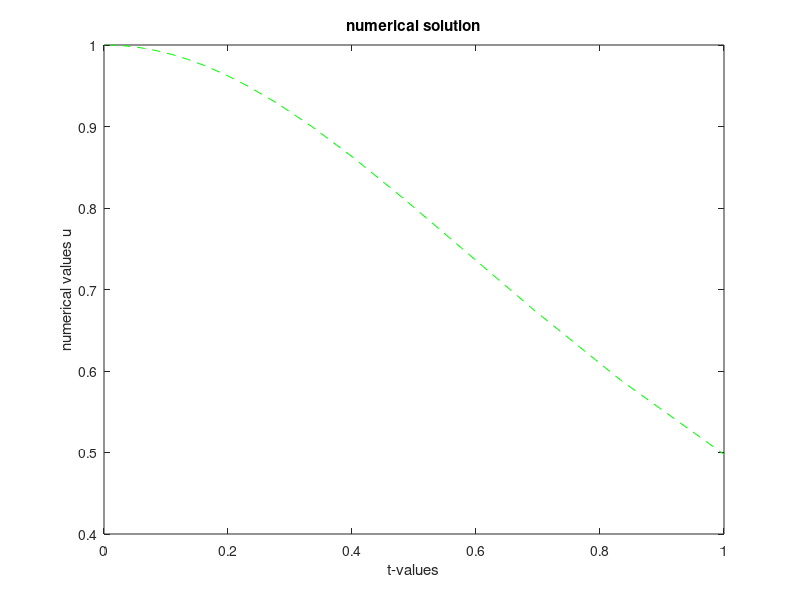
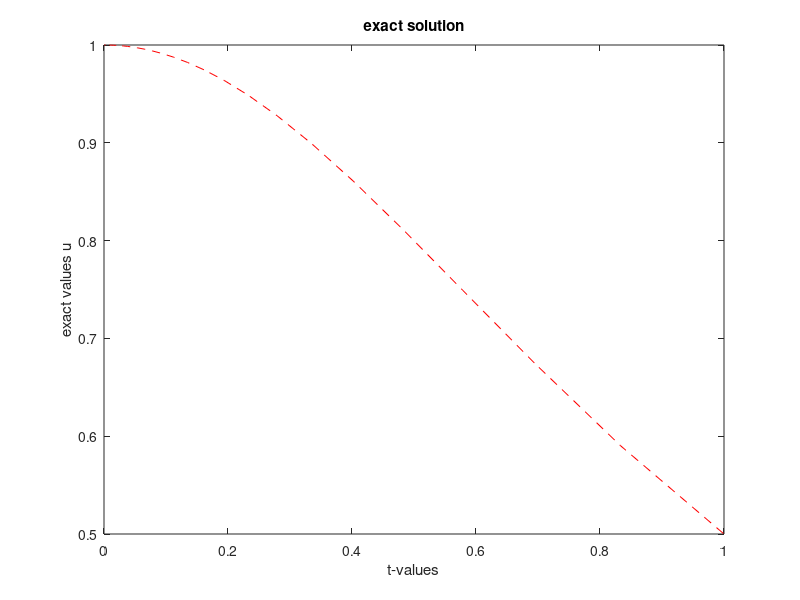
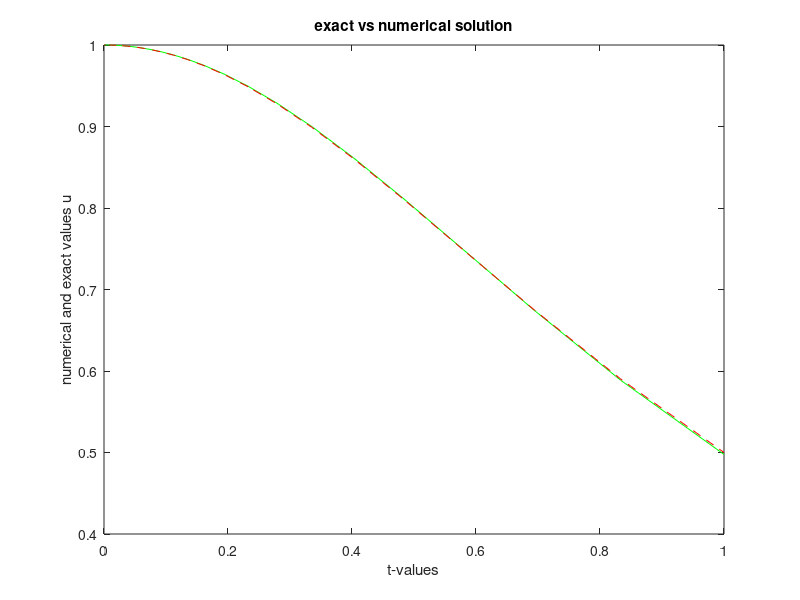
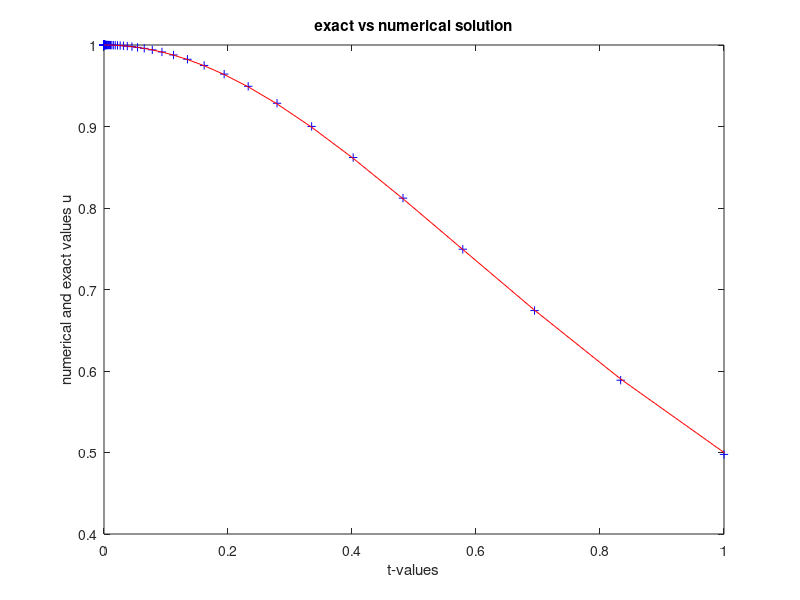

The MATLAB script that drew these images, in order:
%%%%%%%%%%%%%%%%%%%%%%%%%%%%%%%%%%%%%%%%%%%%%%%%%%%%%%%%%%%%%%%%%%%%%%%%%%%
% Numerical Solution of a System of Initial Value Problems
% using the Average Euler Method on a Variable Mesh
%
% System of Differential Equations:
%     du/dt = -3u + 2v
%     dv/dt =  3u - 4v
%
% Exact Solutions:
%     u(t) = (exp(-t) - exp(-6t))/5
%     v(t) = (2*exp(-t) + 3*exp(-6t))/10
%
% Numerical Method:
%     Average Euler Method with Variable Mesh
%
% Language:
%     MATLAB
%
% Developed as part of the coursework for
% Numerical Methods for Ordinary Differential Equations
% M.Sc. Applied Mathematics
% South Asian University
%
% Author: Kshitij Bahukhandi
%%%%%%%%%%%%%%%%%%%%%%%%%%%%%%%%%%%%%%%%%%%%%%%%%%%%%%%%%%%%%%%%%%%%%%%%%%%

clear all; 
ETA=1.2 
ETA = 1.2000 
N=10; 
for I=1:8 
    disp('variable mesh method for non-linear ivp - average euler method'); 
    disp(' '); 
    fprintf('N=%4.2f\n',N); 
    disp(' '); 
    %formation of variable mesh lengths 
    SUM=1.0; 
    for L=1:N-1 
        SUM=SUM+ETA^L; 
    end 
    H(2)=1.0/SUM; 
    for L=2:N 
        H(L+1)=ETA*H(L); 
    end 
    %formation of grid points 
    T(1)=0.0; 
    for L=2:N+1 
        T(L)=T(L-1)+H(L); 
    end 
    T(N+1)=1.0; 
    %exact solution and rhs function 
    for L=1:N+1 
        EU(L)=1.0/(1+T(L)*T(L)); 
    end 
    %initial conditions 
    U(1)=EU(1); 
    U(2)=U(1)-H(2)*H(2); 
    tic %CPU time starts 
    %solution at advanced time point 
    for L=2:N 
        U(L+1)=U(L-1)-2*(H(L)+H(L+1))*T(L)*U(L)^2; 
    end 
    N=2*N; 
end

toc 
% Elapsed time is 0.027950 seconds. 
%plot the results 
figure(1); 
plot(T,U,'--g'); 
xlabel('t-values'); 
ylabel('numerical values u'); 
title('numerical solution') 

figure(2); 
plot(T,EU,'--r'); 
xlabel('t-values'); 
ylabel('exact values u'); 
title('exact solution');

figure(3); 
plot(T,U,'-g',T,EU,'--r'); 
xlabel('t-values'); 
ylabel('numerical and exact values u'); 
title('exact vs numerical solution'); 

figure(4); 
plot(T,U,'b+');hold on 
plot(T,EU,'-r');hold off 
xlabel('t-values'); 
ylabel('numerical and exact values u'); 
title('exact vs numerical solution'); 
